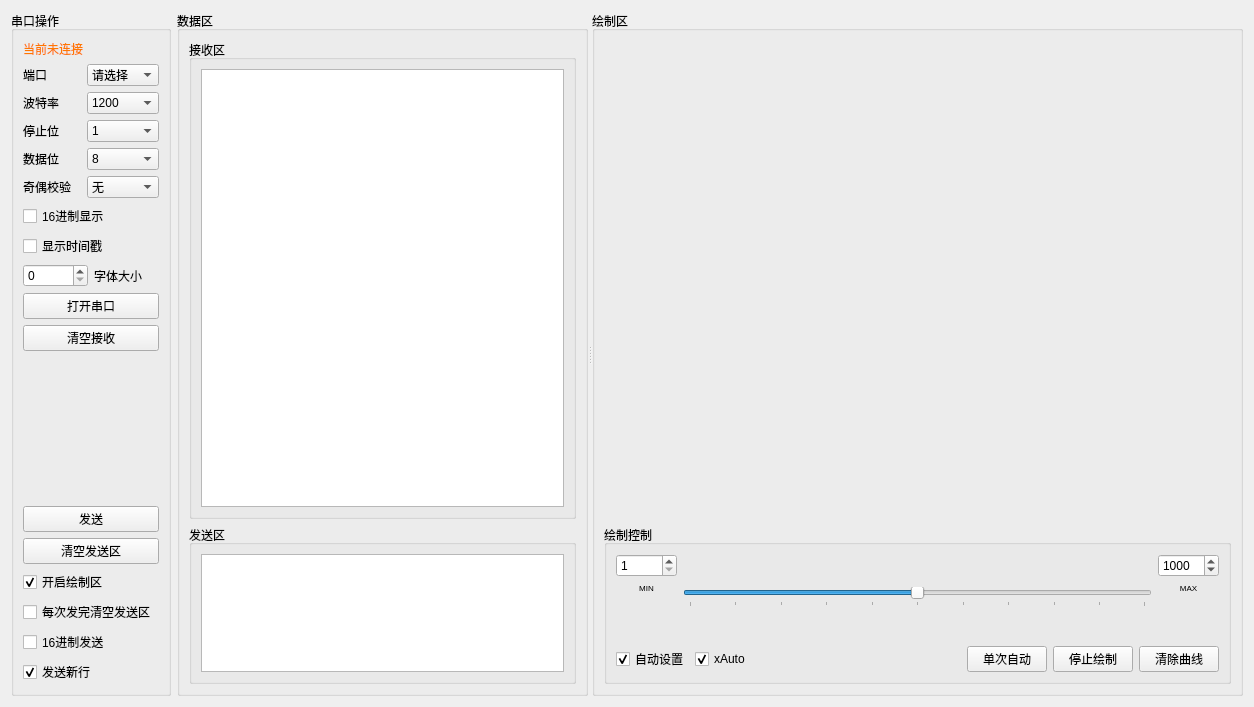
<?xml version="1.0" encoding="UTF-8"?>
<ui version="4.0">
 <class>Widget</class>
 <widget class="QWidget" name="Widget">
  <property name="geometry">
   <rect>
    <x>0</x>
    <y>0</y>
    <width>1254</width>
    <height>707</height>
   </rect>
  </property>
  <property name="windowTitle">
   <string>串口助手</string>
  </property>
  <property name="windowIcon">
   <iconset resource="rec.qrc">
    <normaloff>:/new/prefix1/recf/buz.ico</normaloff>:/new/prefix1/recf/buz.ico</iconset>
  </property>
  <layout class="QGridLayout" name="gridLayout_4">
   <item row="0" column="0">
    <layout class="QHBoxLayout" name="horizontalLayout" stretch="2,4">
     <item>
      <widget class="QGroupBox" name="groupBox">
       <property name="minimumSize">
        <size>
         <width>160</width>
         <height>0</height>
        </size>
       </property>
       <property name="maximumSize">
        <size>
         <width>160</width>
         <height>16777215</height>
        </size>
       </property>
       <property name="title">
        <string>串口操作</string>
       </property>
       <layout class="QGridLayout" name="gridLayout_5">
        <item row="0" column="0">
         <layout class="QVBoxLayout" name="verticalLayout_5">
          <item>
           <layout class="QVBoxLayout" name="verticalLayout_2">
            <item>
             <widget class="QLabel" name="lbConnected">
              <property name="styleSheet">
               <string notr="true">color: rgb(255, 119, 0)</string>
              </property>
              <property name="text">
               <string>当前未连接</string>
              </property>
              <property name="textFormat">
               <enum>Qt::AutoText</enum>
              </property>
              <property name="wordWrap">
               <bool>false</bool>
              </property>
             </widget>
            </item>
            <item>
             <layout class="QGridLayout" name="gridLayout_3">
              <item row="2" column="1">
               <widget class="QComboBox" name="cbBaudRate">
                <property name="currentText">
                 <string>1200</string>
                </property>
                <item>
                 <property name="text">
                  <string>1200</string>
                 </property>
                </item>
                <item>
                 <property name="text">
                  <string>2400</string>
                 </property>
                </item>
                <item>
                 <property name="text">
                  <string>4800</string>
                 </property>
                </item>
                <item>
                 <property name="text">
                  <string>9600</string>
                 </property>
                </item>
                <item>
                 <property name="text">
                  <string>14400</string>
                 </property>
                </item>
                <item>
                 <property name="text">
                  <string>19200</string>
                 </property>
                </item>
                <item>
                 <property name="text">
                  <string>38400</string>
                 </property>
                </item>
                <item>
                 <property name="text">
                  <string>57600</string>
                 </property>
                </item>
                <item>
                 <property name="text">
                  <string>115200</string>
                 </property>
                </item>
               </widget>
              </item>
              <item row="4" column="0">
               <widget class="QLabel" name="label_4">
                <property name="text">
                 <string>数据位</string>
                </property>
               </widget>
              </item>
              <item row="1" column="0">
               <widget class="QLabel" name="label">
                <property name="text">
                 <string>端口</string>
                </property>
               </widget>
              </item>
              <item row="3" column="0">
               <widget class="QLabel" name="label_3">
                <property name="text">
                 <string>停止位</string>
                </property>
               </widget>
              </item>
              <item row="1" column="1">
               <widget class="MyComboBox" name="cbPortName">
                <property name="currentText">
                 <string>请选择</string>
                </property>
                <item>
                 <property name="text">
                  <string>请选择</string>
                 </property>
                </item>
               </widget>
              </item>
              <item row="3" column="1">
               <widget class="QComboBox" name="cbStopBits">
                <item>
                 <property name="text">
                  <string>1</string>
                 </property>
                </item>
                <item>
                 <property name="text">
                  <string>1.5</string>
                 </property>
                </item>
                <item>
                 <property name="text">
                  <string>2</string>
                 </property>
                </item>
               </widget>
              </item>
              <item row="4" column="1">
               <widget class="QComboBox" name="cbDataBits">
                <property name="currentText">
                 <string>8</string>
                </property>
                <item>
                 <property name="text">
                  <string>8</string>
                 </property>
                </item>
                <item>
                 <property name="text">
                  <string>7</string>
                 </property>
                </item>
                <item>
                 <property name="text">
                  <string>6</string>
                 </property>
                </item>
                <item>
                 <property name="text">
                  <string>5</string>
                 </property>
                </item>
               </widget>
              </item>
              <item row="2" column="0">
               <widget class="QLabel" name="label_2">
                <property name="text">
                 <string>波特率</string>
                </property>
               </widget>
              </item>
              <item row="5" column="1">
               <widget class="QComboBox" name="cbParity">
                <property name="currentText">
                 <string>无</string>
                </property>
                <item>
                 <property name="text">
                  <string>无</string>
                 </property>
                </item>
                <item>
                 <property name="text">
                  <string>奇</string>
                 </property>
                </item>
                <item>
                 <property name="text">
                  <string>偶</string>
                 </property>
                </item>
               </widget>
              </item>
              <item row="5" column="0">
               <widget class="QLabel" name="label_5">
                <property name="text">
                 <string>奇偶校验</string>
                </property>
               </widget>
              </item>
             </layout>
            </item>
            <item>
             <widget class="QCheckBox" name="chk0x16Show">
              <property name="text">
               <string>16进制显示</string>
              </property>
             </widget>
            </item>
            <item>
             <widget class="QCheckBox" name="chkTimeShow">
              <property name="text">
               <string>显示时间戳</string>
              </property>
             </widget>
            </item>
            <item>
             <layout class="QHBoxLayout" name="horizontalLayout_4">
              <item>
               <widget class="QSpinBox" name="sbFontSize"/>
              </item>
              <item>
               <widget class="QLabel" name="fontSize">
                <property name="text">
                 <string>字体大小</string>
                </property>
               </widget>
              </item>
             </layout>
            </item>
            <item>
             <widget class="QPushButton" name="open">
              <property name="text">
               <string>打开串口</string>
              </property>
             </widget>
            </item>
            <item>
             <widget class="QPushButton" name="clear">
              <property name="text">
               <string>清空接收</string>
              </property>
             </widget>
            </item>
           </layout>
          </item>
          <item>
           <spacer name="verticalSpacer">
            <property name="orientation">
             <enum>Qt::Vertical</enum>
            </property>
            <property name="sizeHint" stdset="0">
             <size>
              <width>17</width>
              <height>18</height>
             </size>
            </property>
           </spacer>
          </item>
          <item>
           <layout class="QVBoxLayout" name="verticalLayout_3">
            <item>
             <widget class="QPushButton" name="send">
              <property name="text">
               <string>发送</string>
              </property>
             </widget>
            </item>
            <item>
             <widget class="QPushButton" name="clearSend">
              <property name="text">
               <string>清空发送区</string>
              </property>
             </widget>
            </item>
            <item>
             <widget class="QCheckBox" name="btnDraw">
              <property name="text">
               <string>开启绘制区</string>
              </property>
              <property name="checked">
               <bool>true</bool>
              </property>
             </widget>
            </item>
            <item>
             <widget class="QCheckBox" name="chkClearAfterSend">
              <property name="text">
               <string>每次发完清空发送区</string>
              </property>
             </widget>
            </item>
            <item>
             <widget class="QCheckBox" name="chk0x16Send">
              <property name="text">
               <string>16进制发送</string>
              </property>
             </widget>
            </item>
            <item>
             <widget class="QCheckBox" name="chkNewLine">
              <property name="text">
               <string>发送新行</string>
              </property>
              <property name="checked">
               <bool>true</bool>
              </property>
             </widget>
            </item>
           </layout>
          </item>
         </layout>
        </item>
       </layout>
      </widget>
     </item>
     <item>
      <widget class="QSplitter" name="splitter">
       <property name="sizePolicy">
        <sizepolicy hsizetype="Expanding" vsizetype="Preferred">
         <horstretch>0</horstretch>
         <verstretch>0</verstretch>
        </sizepolicy>
       </property>
       <property name="minimumSize">
        <size>
         <width>0</width>
         <height>0</height>
        </size>
       </property>
       <property name="layoutDirection">
        <enum>Qt::LeftToRight</enum>
       </property>
       <property name="orientation">
        <enum>Qt::Horizontal</enum>
       </property>
       <property name="opaqueResize">
        <bool>true</bool>
       </property>
       <property name="childrenCollapsible">
        <bool>false</bool>
       </property>
       <widget class="QGroupBox" name="groupBox_4">
        <property name="minimumSize">
         <size>
          <width>150</width>
          <height>0</height>
         </size>
        </property>
        <property name="maximumSize">
         <size>
          <width>100000</width>
          <height>16777215</height>
         </size>
        </property>
        <property name="title">
         <string>数据区</string>
        </property>
        <layout class="QVBoxLayout" name="verticalLayout" stretch="3,1">
         <item>
          <widget class="QGroupBox" name="groupBox_2">
           <property name="title">
            <string>接收区</string>
           </property>
           <layout class="QGridLayout" name="gridLayout_2">
            <item row="0" column="0">
             <widget class="QPlainTextEdit" name="receiveEdit">
              <property name="readOnly">
               <bool>true</bool>
              </property>
              <property name="textInteractionFlags">
               <set>Qt::NoTextInteraction</set>
              </property>
              <property name="maximumBlockCount">
               <number>100000</number>
              </property>
             </widget>
            </item>
           </layout>
          </widget>
         </item>
         <item>
          <widget class="QGroupBox" name="groupBox_3">
           <property name="title">
            <string>发送区</string>
           </property>
           <layout class="QGridLayout" name="gridLayout">
            <item row="0" column="0">
             <widget class="QPlainTextEdit" name="sendEdit"/>
            </item>
           </layout>
          </widget>
         </item>
        </layout>
       </widget>
       <widget class="QGroupBox" name="groupBox_7">
        <property name="minimumSize">
         <size>
          <width>300</width>
          <height>0</height>
         </size>
        </property>
        <property name="title">
         <string>绘制区</string>
        </property>
        <layout class="QVBoxLayout" name="verticalLayout_4" stretch="3,1">
         <item>
          <layout class="QGridLayout" name="gridLayout_7">
           <item row="0" column="0">
            <widget class="QCustomPlot" name="cusplot" native="true"/>
           </item>
          </layout>
         </item>
         <item>
          <widget class="QGroupBox" name="groupBox_5">
           <property name="minimumSize">
            <size>
             <width>0</width>
             <height>0</height>
            </size>
           </property>
           <property name="title">
            <string>绘制控制</string>
           </property>
           <layout class="QVBoxLayout" name="verticalLayout_8">
            <item>
             <layout class="QHBoxLayout" name="horizontalLayout_3" stretch="1,10,1">
              <item>
               <layout class="QVBoxLayout" name="verticalLayout_6">
                <item>
                 <widget class="QSpinBox" name="minRange">
                  <property name="minimum">
                   <number>1</number>
                  </property>
                  <property name="maximum">
                   <number>10000</number>
                  </property>
                  <property name="singleStep">
                   <number>10</number>
                  </property>
                 </widget>
                </item>
                <item>
                 <widget class="QLabel" name="label_6">
                  <property name="font">
                   <font>
                    <pointsize>6</pointsize>
                   </font>
                  </property>
                  <property name="text">
                   <string>MIN</string>
                  </property>
                  <property name="alignment">
                   <set>Qt::AlignHCenter|Qt::AlignTop</set>
                  </property>
                 </widget>
                </item>
               </layout>
              </item>
              <item>
               <widget class="QSlider" name="horizontalSlider">
                <property name="minimum">
                 <number>1</number>
                </property>
                <property name="maximum">
                 <number>1000</number>
                </property>
                <property name="value">
                 <number>500</number>
                </property>
                <property name="orientation">
                 <enum>Qt::Horizontal</enum>
                </property>
                <property name="tickPosition">
                 <enum>QSlider::TicksBelow</enum>
                </property>
                <property name="tickInterval">
                 <number>100</number>
                </property>
               </widget>
              </item>
              <item>
               <layout class="QVBoxLayout" name="verticalLayout_7">
                <item>
                 <widget class="QSpinBox" name="spinBox_2">
                  <property name="minimum">
                   <number>1</number>
                  </property>
                  <property name="maximum">
                   <number>10000</number>
                  </property>
                  <property name="singleStep">
                   <number>10</number>
                  </property>
                  <property name="value">
                   <number>1000</number>
                  </property>
                 </widget>
                </item>
                <item>
                 <widget class="QLabel" name="label_7">
                  <property name="font">
                   <font>
                    <pointsize>6</pointsize>
                   </font>
                  </property>
                  <property name="text">
                   <string>MAX</string>
                  </property>
                  <property name="alignment">
                   <set>Qt::AlignHCenter|Qt::AlignTop</set>
                  </property>
                 </widget>
                </item>
               </layout>
              </item>
             </layout>
            </item>
            <item>
             <layout class="QHBoxLayout" name="horizontalLayout_2">
              <item>
               <widget class="QCheckBox" name="AlwaysAuto">
                <property name="text">
                 <string>自动设置</string>
                </property>
                <property name="checked">
                 <bool>true</bool>
                </property>
               </widget>
              </item>
              <item>
               <widget class="QCheckBox" name="checkBox">
                <property name="text">
                 <string>xAuto</string>
                </property>
                <property name="checked">
                 <bool>true</bool>
                </property>
               </widget>
              </item>
              <item>
               <spacer name="horizontalSpacer">
                <property name="orientation">
                 <enum>Qt::Horizontal</enum>
                </property>
                <property name="sizeHint" stdset="0">
                 <size>
                  <width>40</width>
                  <height>20</height>
                 </size>
                </property>
               </spacer>
              </item>
              <item>
               <widget class="QPushButton" name="AutoSet">
                <property name="text">
                 <string>单次自动</string>
                </property>
               </widget>
              </item>
              <item>
               <widget class="QPushButton" name="stopDraw">
                <property name="text">
                 <string>停止绘制</string>
                </property>
               </widget>
              </item>
              <item>
               <widget class="QPushButton" name="clearCharts">
                <property name="text">
                 <string>清除曲线</string>
                </property>
               </widget>
              </item>
             </layout>
            </item>
           </layout>
          </widget>
         </item>
        </layout>
       </widget>
      </widget>
     </item>
    </layout>
   </item>
  </layout>
 </widget>
 <customwidgets>
  <customwidget>
   <class>QCustomPlot</class>
   <extends>QWidget</extends>
   <header location="global">qcustomplot.h</header>
   <container>1</container>
  </customwidget>
  <customwidget>
   <class>MyComboBox</class>
   <extends>QComboBox</extends>
   <header>mycombobox.h</header>
   <slots>
    <signal>clicked()</signal>
   </slots>
  </customwidget>
 </customwidgets>
 <tabstops>
  <tabstop>sendEdit</tabstop>
  <tabstop>receiveEdit</tabstop>
  <tabstop>cbPortName</tabstop>
  <tabstop>cbBaudRate</tabstop>
  <tabstop>cbStopBits</tabstop>
  <tabstop>cbDataBits</tabstop>
  <tabstop>cbParity</tabstop>
  <tabstop>chk0x16Show</tabstop>
  <tabstop>send</tabstop>
  <tabstop>clearSend</tabstop>
  <tabstop>chkClearAfterSend</tabstop>
  <tabstop>chk0x16Send</tabstop>
  <tabstop>chkNewLine</tabstop>
 </tabstops>
 <resources>
  <include location="rec.qrc"/>
 </resources>
 <connections/>
</ui>
